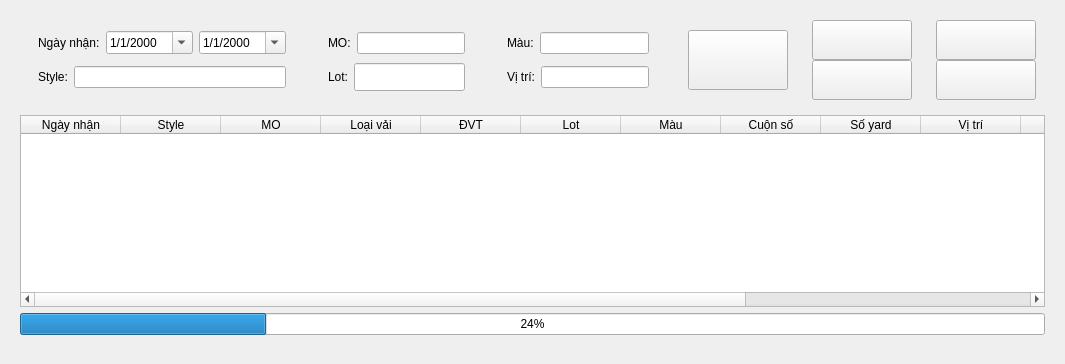
      <widget class="QWidget" name="tab_2">
       <attribute name="title">
        <string>Nhập kho</string>
       </attribute>
       <layout class="QVBoxLayout" name="verticalLayout_13">
        <item>
         <widget class="QWidget" name="widget_29" native="true">
          <layout class="QHBoxLayout" name="horizontalLayout_13">
           <item>
            <widget class="QWidget" name="widget_25" native="true">
             <layout class="QVBoxLayout" name="verticalLayout_8">
              <item>
               <widget class="QWidget" name="widget_16" native="true">
                <layout class="QHBoxLayout" name="horizontalLayout">
                 <property name="topMargin">
                  <number>0</number>
                 </property>
                 <property name="bottomMargin">
                  <number>0</number>
                 </property>
                 <item>
                  <widget class="QLabel" name="label_3">
                   <property name="text">
                    <string>Ngày nhận:</string>
                   </property>
                  </widget>
                 </item>
                 <item>
                  <widget class="QDateEdit" name="de101">
                   <property name="displayFormat">
                    <string>d/M/yyyy</string>
                   </property>
                   <property name="calendarPopup">
                    <bool>true</bool>
                   </property>
                  </widget>
                 </item>
                 <item>
                  <widget class="QDateEdit" name="de102">
                   <property name="displayFormat">
                    <string>d/M/yyyy</string>
                   </property>
                   <property name="calendarPopup">
                    <bool>true</bool>
                   </property>
                  </widget>
                 </item>
                </layout>
               </widget>
              </item>
              <item>
               <widget class="QWidget" name="widget_17" native="true">
                <layout class="QHBoxLayout" name="horizontalLayout_11">
                 <property name="topMargin">
                  <number>0</number>
                 </property>
                 <property name="bottomMargin">
                  <number>0</number>
                 </property>
                 <item>
                  <widget class="QLabel" name="label_8">
                   <property name="text">
                    <string>Style:</string>
                   </property>
                  </widget>
                 </item>
                 <item>
                  <widget class="QLineEdit" name="tb101">
                   <property name="text">
                    <string/>
                   </property>
                  </widget>
                 </item>
                </layout>
               </widget>
              </item>
             </layout>
            </widget>
           </item>
           <item>
            <widget class="QWidget" name="widget_24" native="true">
             <layout class="QVBoxLayout" name="verticalLayout_7">
              <item>
               <widget class="QWidget" name="widget_18" native="true">
                <layout class="QHBoxLayout" name="horizontalLayout_12">
                 <property name="topMargin">
                  <number>0</number>
                 </property>
                 <property name="bottomMargin">
                  <number>0</number>
                 </property>
                 <item>
                  <widget class="QLabel" name="label_9">
                   <property name="text">
                    <string>MO:</string>
                   </property>
                  </widget>
                 </item>
                 <item>
                  <widget class="QLineEdit" name="tb102">
                   <property name="text">
                    <string/>
                   </property>
                  </widget>
                 </item>
                </layout>
               </widget>
              </item>
              <item>
               <widget class="QWidget" name="widget_20" native="true">
                <layout class="QHBoxLayout" name="horizontalLayout_14">
                 <property name="topMargin">
                  <number>0</number>
                 </property>
                 <property name="bottomMargin">
                  <number>0</number>
                 </property>
                 <item>
                  <widget class="QLabel" name="label_11">
                   <property name="text">
                    <string>Lot:</string>
                   </property>
                  </widget>
                 </item>
                 <item>
                  <widget class="QLineEdit" name="tb103">
                   <property name="sizePolicy">
                    <sizepolicy hsizetype="Expanding" vsizetype="Preferred">
                     <horstretch>0</horstretch>
                     <verstretch>0</verstretch>
                    </sizepolicy>
                   </property>
                   <property name="text">
                    <string/>
                   </property>
                  </widget>
                 </item>
                </layout>
               </widget>
              </item>
             </layout>
            </widget>
           </item>
           <item>
            <widget class="QWidget" name="widget_23" native="true">
             <layout class="QVBoxLayout" name="verticalLayout_6">
              <item>
               <widget class="QWidget" name="widget_21" native="true">
                <layout class="QHBoxLayout" name="horizontalLayout_15">
                 <property name="topMargin">
                  <number>0</number>
                 </property>
                 <property name="bottomMargin">
                  <number>0</number>
                 </property>
                 <item>
                  <widget class="QLabel" name="label_12">
                   <property name="text">
                    <string>Màu:</string>
                   </property>
                  </widget>
                 </item>
                 <item>
                  <widget class="QLineEdit" name="tb104">
                   <property name="text">
                    <string/>
                   </property>
                  </widget>
                 </item>
                </layout>
               </widget>
              </item>
              <item>
               <widget class="QWidget" name="widget_22" native="true">
                <layout class="QHBoxLayout" name="horizontalLayout_16">
                 <property name="topMargin">
                  <number>0</number>
                 </property>
                 <property name="bottomMargin">
                  <number>0</number>
                 </property>
                 <item>
                  <widget class="QLabel" name="label_13">
                   <property name="text">
                    <string>Vị trí:</string>
                   </property>
                  </widget>
                 </item>
                 <item>
                  <widget class="QLineEdit" name="tb105">
                   <property name="text">
                    <string/>
                   </property>
                  </widget>
                 </item>
                </layout>
               </widget>
              </item>
             </layout>
            </widget>
           </item>
           <item>
            <widget class="QWidget" name="widget_31" native="true"/>
           </item>
           <item>
            <widget class="QWidget" name="widget_19" native="true">
             <layout class="QHBoxLayout" name="horizontalLayout_17">
              <item>
               <widget class="QPushButton" name="bt105">
                <property name="minimumSize">
                 <size>
                  <width>100</width>
                  <height>60</height>
                 </size>
                </property>
                <property name="toolTip">
                 <string>Tìm kiếm</string>
                </property>
                <property name="text">
                 <string/>
                </property>
                <property name="icon">
                 <iconset resource="resources.qrc">
                  <normaloff>:/icons/icons/search.svg</normaloff>:/icons/icons/search.svg</iconset>
                </property>
                <property name="iconSize">
                 <size>
                  <width>30</width>
                  <height>30</height>
                 </size>
                </property>
               </widget>
              </item>
             </layout>
            </widget>
           </item>
           <item>
            <widget class="QWidget" name="widget_32" native="true">
             <layout class="QVBoxLayout" name="verticalLayout_11">
              <property name="spacing">
               <number>0</number>
              </property>
              <property name="topMargin">
               <number>0</number>
              </property>
              <property name="bottomMargin">
               <number>0</number>
              </property>
              <item>
               <widget class="QPushButton" name="bt101">
                <property name="minimumSize">
                 <size>
                  <width>100</width>
                  <height>40</height>
                 </size>
                </property>
                <property name="toolTip">
                 <string>In tem</string>
                </property>
                <property name="text">
                 <string/>
                </property>
                <property name="icon">
                 <iconset resource="resources.qrc">
                  <normaloff>:/icons/icons/printer.svg</normaloff>:/icons/icons/printer.svg</iconset>
                </property>
                <property name="iconSize">
                 <size>
                  <width>30</width>
                  <height>30</height>
                 </size>
                </property>
               </widget>
              </item>
              <item>
               <widget class="QPushButton" name="bt102">
                <property name="minimumSize">
                 <size>
                  <width>100</width>
                  <height>40</height>
                 </size>
                </property>
                <property name="toolTip">
                 <string>Xóa dòng</string>
                </property>
                <property name="text">
                 <string/>
                </property>
                <property name="icon">
                 <iconset resource="resources.qrc">
                  <normaloff>:/icons/icons/delete.svg</normaloff>:/icons/icons/delete.svg</iconset>
                </property>
                <property name="iconSize">
                 <size>
                  <width>30</width>
                  <height>30</height>
                 </size>
                </property>
               </widget>
              </item>
             </layout>
            </widget>
           </item>
           <item>
            <widget class="QWidget" name="widget_33" native="true">
             <layout class="QVBoxLayout" name="verticalLayout_12">
              <property name="spacing">
               <number>0</number>
              </property>
              <property name="topMargin">
               <number>0</number>
              </property>
              <property name="bottomMargin">
               <number>0</number>
              </property>
              <item>
               <widget class="QPushButton" name="bt103">
                <property name="minimumSize">
                 <size>
                  <width>100</width>
                  <height>40</height>
                 </size>
                </property>
                <property name="toolTip">
                 <string>Tải lên file Excel</string>
                </property>
                <property name="text">
                 <string/>
                </property>
                <property name="icon">
                 <iconset resource="resources.qrc">
                  <normaloff>:/icons/icons/upload.svg</normaloff>:/icons/icons/upload.svg</iconset>
                </property>
                <property name="iconSize">
                 <size>
                  <width>30</width>
                  <height>30</height>
                 </size>
                </property>
               </widget>
              </item>
              <item>
               <widget class="QPushButton" name="bt104">
                <property name="minimumSize">
                 <size>
                  <width>100</width>
                  <height>40</height>
                 </size>
                </property>
                <property name="toolTip">
                 <string>Tải xuống file Excel</string>
                </property>
                <property name="text">
                 <string/>
                </property>
                <property name="icon">
                 <iconset resource="resources.qrc">
                  <normaloff>:/icons/icons/download.svg</normaloff>:/icons/icons/download.svg</iconset>
                </property>
                <property name="iconSize">
                 <size>
                  <width>30</width>
                  <height>30</height>
                 </size>
                </property>
               </widget>
              </item>
             </layout>
            </widget>
           </item>
          </layout>
         </widget>
        </item>
        <item>
         <widget class="QWidget" name="widget_28" native="true">
          <property name="sizePolicy">
           <sizepolicy hsizetype="Preferred" vsizetype="Expanding">
            <horstretch>0</horstretch>
            <verstretch>0</verstretch>
           </sizepolicy>
          </property>
          <layout class="QHBoxLayout" name="horizontalLayout_19">
           <property name="spacing">
            <number>0</number>
           </property>
           <property name="topMargin">
            <number>0</number>
           </property>
           <property name="bottomMargin">
            <number>0</number>
           </property>
           <item>
            <widget class="QTableWidget" name="tableWidget">
             <column>
              <property name="text">
               <string>Ngày nhận</string>
              </property>
             </column>
             <column>
              <property name="text">
               <string>Style</string>
              </property>
             </column>
             <column>
              <property name="text">
               <string>MO</string>
              </property>
             </column>
             <column>
              <property name="text">
               <string>Loại vải</string>
              </property>
             </column>
             <column>
              <property name="text">
               <string>ĐVT</string>
              </property>
             </column>
             <column>
              <property name="text">
               <string>Lot</string>
              </property>
             </column>
             <column>
              <property name="text">
               <string>Màu</string>
              </property>
             </column>
             <column>
              <property name="text">
               <string>Cuộn số</string>
              </property>
             </column>
             <column>
              <property name="text">
               <string>Số yard</string>
              </property>
             </column>
             <column>
              <property name="text">
               <string>Vị trí</string>
              </property>
             </column>
             <column>
              <property name="text">
               <string>ID</string>
              </property>
             </column>
             <column>
              <property name="text">
               <string>Thời gian xả vải</string>
              </property>
             </column>
             <column>
              <property name="text">
               <string>Thời gian xuất kho</string>
              </property>
             </column>
             <column>
              <property name="text">
               <string>Trạng thái</string>
              </property>
             </column>
            </widget>
           </item>
          </layout>
         </widget>
        </item>
        <item>
         <widget class="QWidget" name="widget_34" native="true">
          <layout class="QVBoxLayout" name="verticalLayout_9">
           <property name="spacing">
            <number>0</number>
           </property>
           <property name="topMargin">
            <number>0</number>
           </property>
           <property name="bottomMargin">
            <number>0</number>
           </property>
           <item>
            <widget class="QProgressBar" name="progressBar">
             <property name="value">
              <number>24</number>
             </property>
            </widget>
           </item>
           <item>
            <widget class="QLabel" name="lb101">
             <property name="font">
              <font>
               <pointsize>12</pointsize>
              </font>
             </property>
             <property name="styleSheet">
              <string notr="true"/>
             </property>
             <property name="text">
              <string/>
             </property>
             <property name="alignment">
              <set>Qt::AlignCenter</set>
             </property>
            </widget>
           </item>
          </layout>
         </widget>
        </item>
       </layout>
      </widget>
